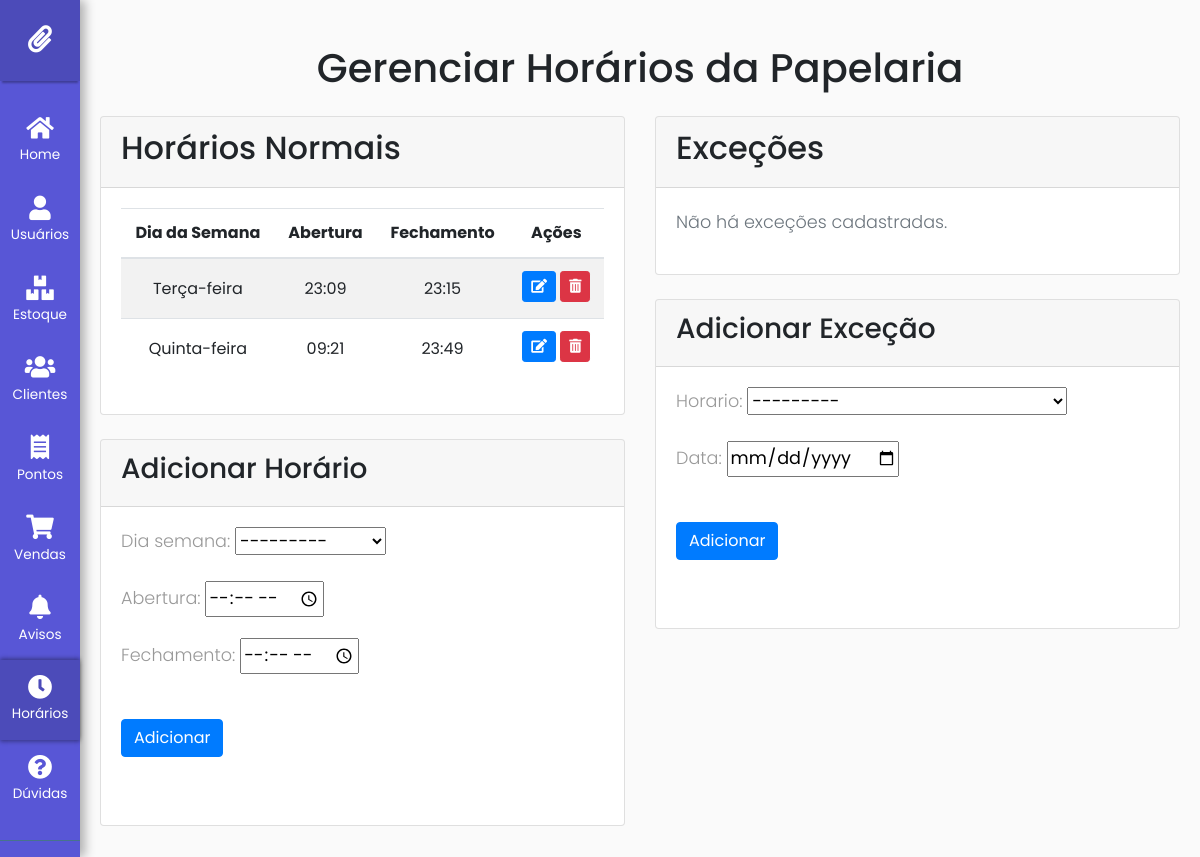
/horarios/ (signed in), run on an earlier commit of the app's database.
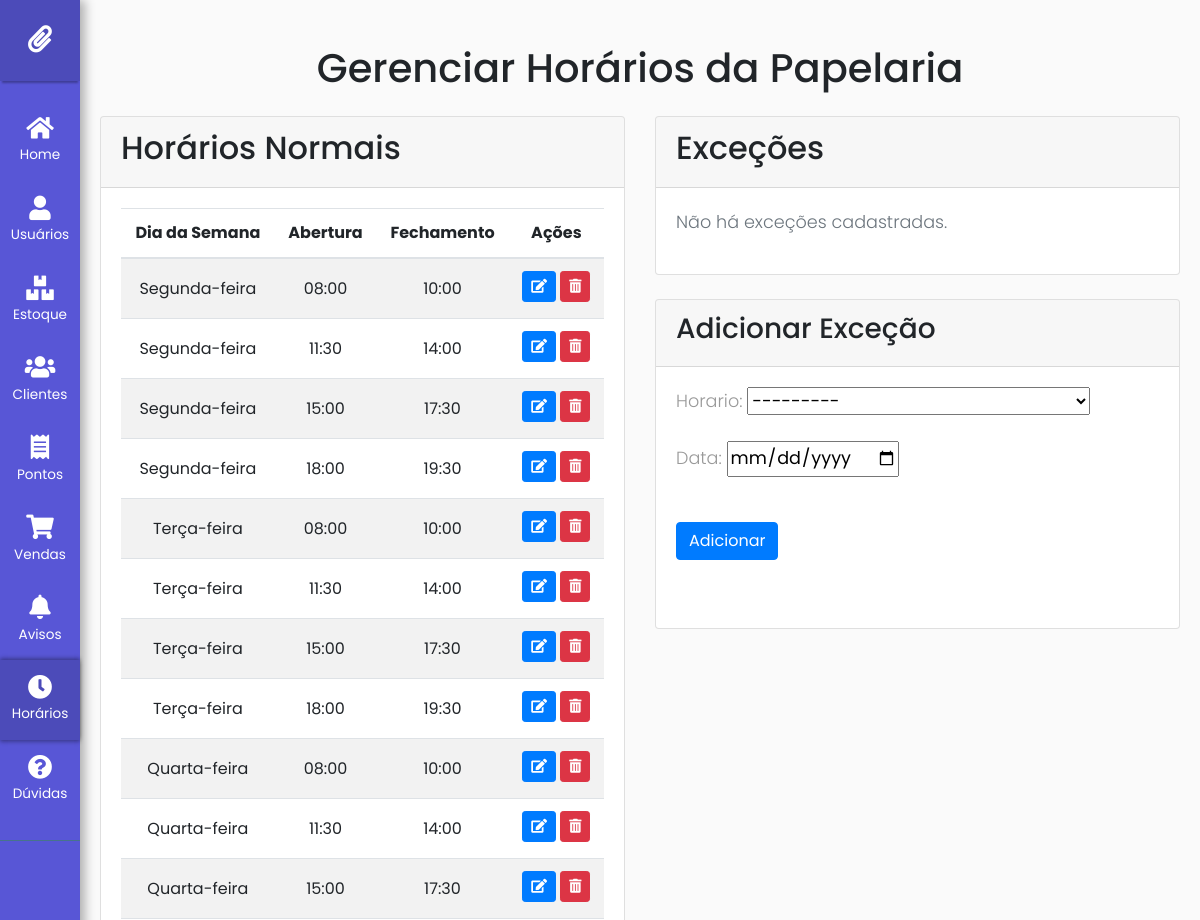
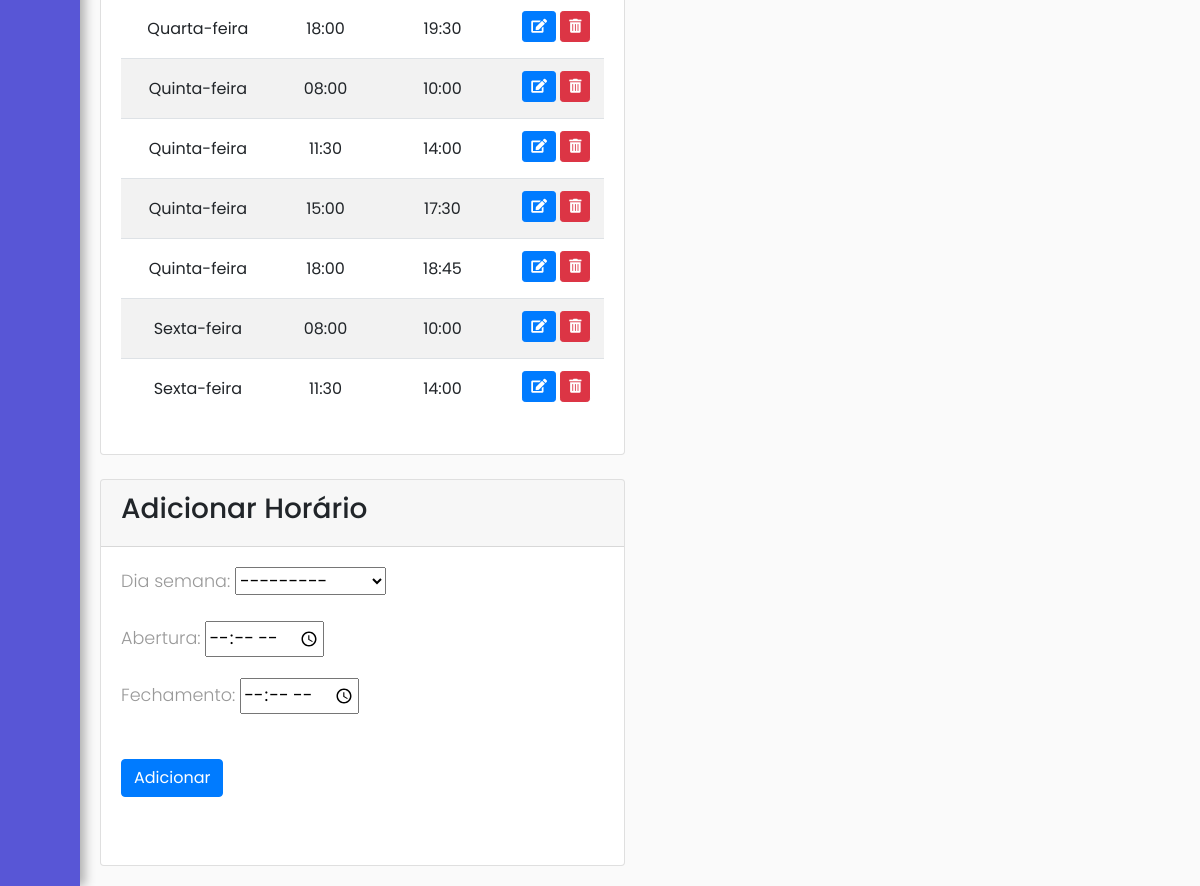
And on a later commit of the database (2 pictures, top to bottom).
### core/models.py (models this page shows)
class HorarioFuncionamento(models.Model):
    DIA_SEMANA_CHOICES = [
        (0, 'Segunda-feira'),
        (1, 'Terça-feira'),
        (2, 'Quarta-feira'),
        (3, 'Quinta-feira'),
        (4, 'Sexta-feira'),
        (5, 'Sábado'),
        (6, 'Domingo'),
    ]
    dia_semana = models.IntegerField(choices=DIA_SEMANA_CHOICES)
    abertura = models.TimeField()
    fechamento = models.TimeField()
    def __str__(self):
        return f"{self.get_dia_semana_display()} - {self.abertura} às {self.fechamento}"

### core/views.py (the view)
# urls.py: path('horarios/', views.gerenciar_horarios, name='gerenciar-horarios'),
@user_passes_test(is_admin)
def gerenciar_horarios(request):
    horarios = HorarioFuncionamento.objects.all().order_by('dia_semana', 'abertura')
    excecoes = ExcecaoHorario.objects.all().order_by('data', 'horario__abertura')
    if request.method == 'POST':
        if 'adicionar_horario' in request.POST:
            horario_form = HorarioFuncionamentoForm(request.POST)
            if horario_form.is_valid():
                horario_form.save()
                return redirect('gerenciar-horarios')
        elif 'adicionar_excecao' in request.POST:
            excecao_form = ExcecaoHorarioForm(request.POST)
            if excecao_form.is_valid():
                excecao_form.save()
                return redirect('gerenciar-horarios')
    else:
        horario_form = HorarioFuncionamentoForm()
        excecao_form = ExcecaoHorarioForm()
    return TemplateResponse(request, "core/gerenciar_horarios.html", {
        "horarios": horarios,
        "excecoes": excecoes,
        "horario_form": horario_form,
        "excecao_form": excecao_form,
    })

### core/forms.py
class HorarioFuncionamentoForm(forms.ModelForm):
    class Meta:
        model = HorarioFuncionamento
        fields = ['dia_semana', 'abertura', 'fechamento']
        widgets = {
            'abertura': forms.TimeInput(format='%H:%M', attrs={'type': 'time'}),
            'fechamento': forms.TimeInput(format='%H:%M', attrs={'type': 'time'}),
        }

class ExcecaoHorarioForm(forms.ModelForm):
    class Meta:
        model = ExcecaoHorario
        fields = ['horario', 'data']
        widgets = {
            'data': forms.DateInput(format='%Y-%m-%d', attrs={'type': 'date'}),
        }
    def __init__(self, *args, **kwargs):
        super().__init__(*args, **kwargs)
        self.fields['horario'].queryset = HorarioFuncionamento.objects.all().order_by('dia_semana', 'abertura')

### core/views.py (called while the page is built)
def is_admin(user):
    return user.is_staff

### core/templates/core/gerenciar_horarios.html (shortened to what the changed rows need)
{% extends base_template %}
{% block body %}
    <div class="container mt-4">
        <h1 class="text-center">Gerenciar Horários da Papelaria</h1>
        <div class="row mt-4">
            <div class="col-md-6">
                <div class="card">
                    <div class="card-header">
                        <h2>Horários Normais</h2>
                    </div>
                    <div class="card-body">
                        {% if horarios %}
                            <table class="table table-striped table-hover text-center align-middle">
                                <thead>
                                    <tr>
                                        <th>Dia da Semana</th>
                                        <th>Abertura</th>
                                        <th>Fechamento</th>
                                        <th>Ações</th>
                                    </tr>
                                </thead>
                                <tbody>
                                    {% for horario in horarios %}
                                        <tr>
                                            <td class="text-center align-middle">{{ horario.get_dia_semana_display }}</td>
                                            <td class="text-center align-middle">{{ horario.abertura }}</td>
                                            <td class="text-center align-middle">{{ horario.fechamento }}</td>
                                            <td class="text-center align-middle">
                                                <button class="btn btn-primary btn-sm mb-1" data-toggle="modal" data-target="#editarHorarioModal" data-id="{{ horario.id }}"><i class="fas fa-edit"></i></button>
                                                <button class="btn btn-danger btn-sm mb-1" data-toggle="modal" data-target="#excluirHorarioModal" data-id="{{ horario.id }}"><i class="fas fa-trash-alt"></i></button>
                                            </td>
                                        </tr>
                                    {% endfor %}
                                </tbody>
                            </table>
                        {% else %}
                            <p class="text-muted">Não há horários cadastrados.</p>
                        {% endif %}
                    </div>
                </div>
            </div>
            <div class="col-md-6">
                <div class="card">
                    <div class="card-header">
                        <h2>Exceções</h2>
                    </div>
                </div>
            </div>
        </div>
    </div>
{% endblock %}

What changed in the data, as far as the page shows it:
removed HorarioFuncionamento: dia_semana "Terça-feira", abertura "23:09", fechamento "23:15"
removed HorarioFuncionamento: dia_semana "Quinta-feira", abertura "09:21", fechamento "23:49"
added HorarioFuncionamento: dia_semana "Segunda-feira", abertura "08:00", fechamento "10:00"
added HorarioFuncionamento: dia_semana "Segunda-feira", abertura "11:30", fechamento "14:00"
added HorarioFuncionamento: dia_semana "Segunda-feira", abertura "15:00", fechamento "17:30"
added HorarioFuncionamento: dia_semana "Segunda-feira", abertura "18:00", fechamento "19:30"
added HorarioFuncionamento: dia_semana "Terça-feira", abertura "08:00", fechamento "10:00"
added HorarioFuncionamento: dia_semana "Terça-feira", abertura "11:30", fechamento "14:00"
added HorarioFuncionamento: dia_semana "Terça-feira", abertura "15:00", fechamento "17:30"
added HorarioFuncionamento: dia_semana "Terça-feira", abertura "18:00", fechamento "19:30"
added HorarioFuncionamento: dia_semana "Quarta-feira", abertura "08:00", fechamento "10:00"
added HorarioFuncionamento: dia_semana "Quarta-feira", abertura "11:30", fechamento "14:00"
added HorarioFuncionamento: dia_semana "Quarta-feira", abertura "15:00", fechamento "17:30"
added HorarioFuncionamento: dia_semana "Quarta-feira", abertura "18:00", fechamento "19:30"
added HorarioFuncionamento: dia_semana "Quinta-feira", abertura "08:00", fechamento "10:00"
added HorarioFuncionamento: dia_semana "Quinta-feira", abertura "11:30", fechamento "14:00"
added HorarioFuncionamento: dia_semana "Quinta-feira", abertura "15:00", fechamento "17:30"
added HorarioFuncionamento: dia_semana "Quinta-feira", abertura "18:00", fechamento "18:45"
added HorarioFuncionamento: dia_semana "Sexta-feira", abertura "08:00", fechamento "10:00"
added HorarioFuncionamento: dia_semana "Sexta-feira", abertura "11:30", fechamento "14:00"
